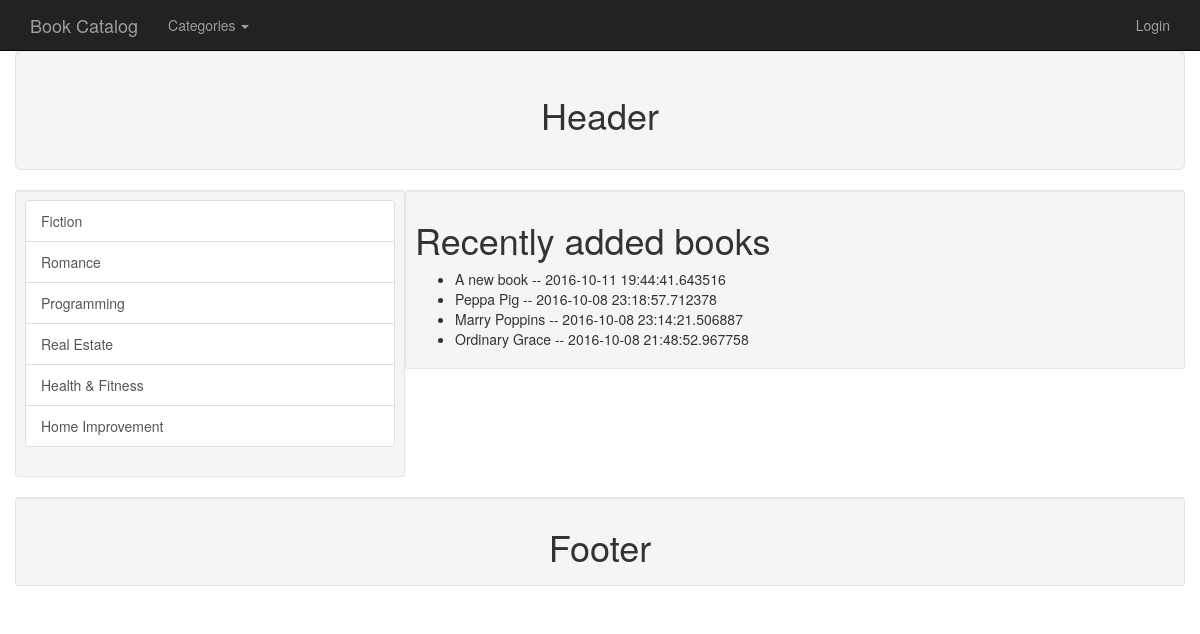
Before: /books with the older database file.
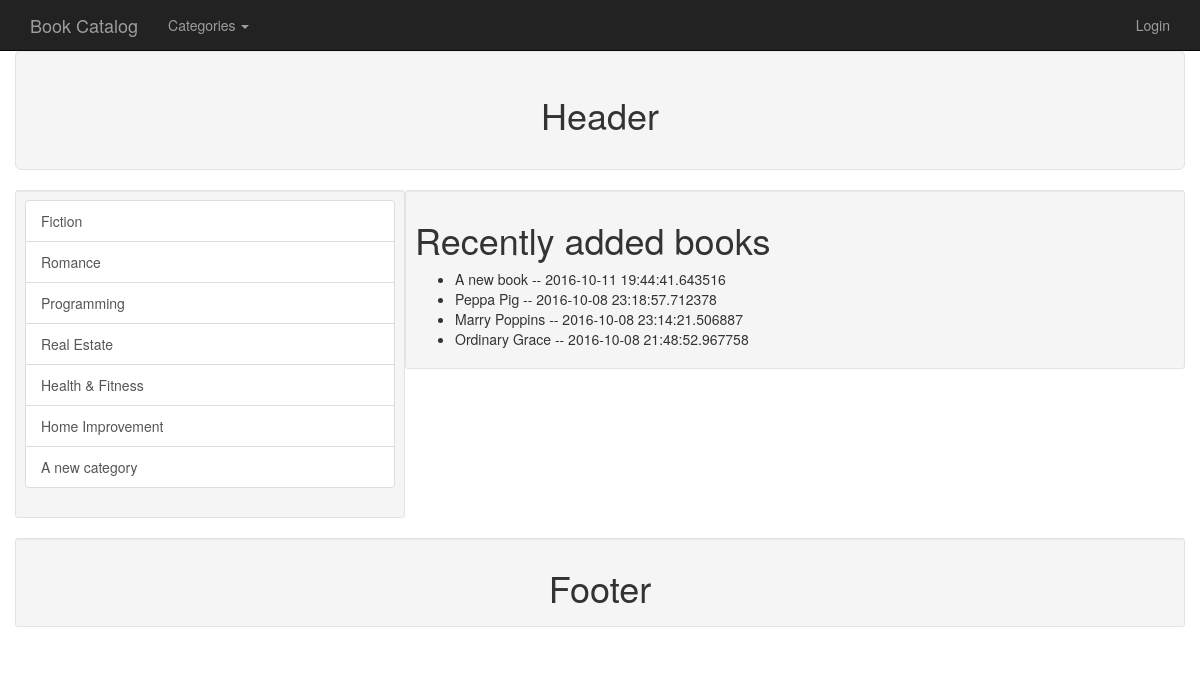
After: the same page with the newer database file.
### db_setup.py (models this page shows)
class Category(Base):
    __tablename__ = 'category'
    id = Column(Integer, primary_key=True)
    name = Column(String(250), nullable=False)

class Book(Base):
    __tablename__ = 'book'
    id = Column(Integer, primary_key = True)
    created = Column(DateTime, default=datetime.utcnow)
    name =Column(String(80), nullable = False)
    author = Column(String(80))
    description = Column(String(250))
    price = Column(String(8))
    image = Column(String(250))
    category_id = Column(Integer,ForeignKey('category.id'))
    category = relationship(Category)
    user_id = Column(Integer, ForeignKey('user.id'))
    user = relationship(User)

### app.py (the view)
@app.route('/')
@app.route('/books')
def showBooksFront():
    categories = db_controller.get_categories()
    books = db_controller.get_recent_books(5)
    return render_template('front.html', categories = categories,
                            recent_books = books)

### db_controller.py (called while the page is built)
def get_categories():
	categories = session.query(Category).all()
	return categories

def get_recent_books(num):
	books = session.query(Book).order_by(desc(Book.created)).limit(num)
	return books

### templates/front.html (shortened to what this page needs)
{% extends 'base.html' %}
{% block content %}
{% include 'navBar.html' %}
{% include 'header.html' %}
<div class="row">
    <div class="left-side-bar">
        <div class="well well-sm col-md-4">
            {% include 'categoryList.html' %}
        </div>
    </div>
    <div class="main-content">
        <div class="well well-sm col-md-8">
            <h1>Recently added books</h1>
            {% if recent_books %}
                <ul>
                {% for book in recent_books %}
                    <li>{{ book.name }}  --  {{ book.created }}</li>
                {% endfor %}
                </ul>
            {% endif %}
        </div>
    </div>
</div>
{% include 'footer.html' %}
{% endblock %}

### templates/base.html (shortened to what this page needs)
<!DOCTYPE html>
<html lang="en">
<head>
    <link rel="stylesheet" href="https://maxcdn.bootstrapcdn.com/bootstrap/3.3.7/css/bootstrap.min.css">
    <link rel="stylesheet" href="{{ url_for('static', filename='styles.css') }}">
</head>
<body>
    <div class="container">
    {% block content %}{% endblock %}
    </div>
</body>
</html>

### templates/navBar.html (shortened to what this page needs)
<nav class="navbar navbar-inverse navbar-fixed-top">
    <div class="container">
        <div class="navbar-header">
            <a class="navbar-brand" href="{{ url_for('showBooksFront') }}">Book Catalog</a>
        </div>
        <div id="navbar" class="navbar-collapse collapse">
            <ul class="nav navbar-nav">
                <li class="dropdown">
                    <a href="#" class="dropdown-toggle" data-toggle="dropdown" role="button" aria-haspopup="true" aria-expanded="false">Categories <span class="caret"></span></a>
                </li>
            </ul>
            <ul class="nav navbar-nav navbar-right">
                {% if session.username %}
                    <li><a href="#">Welcome {{ session.username }}</a></li>
                    <li><a href="/disconnect">Logout</a></li>
                {% else %}
                    <li><a href="{{ url_for('showLogin') }}">Login</a></li>
                {% endif %}
            </ul>
        </div>
    </div>
</nav>

### templates/header.html (shortened to what this page needs)
<div class="row">
    <div class="well well-lg col-md-12">
        <h1 class="text-center">Header</h1>
    </div>
</div>

### templates/categoryList.html
<div class="list-group">
    {% for category in categories %}
  <a href="{{ url_for('showBookCategory', book_cat_id = category.id) }}" class="list-group-item">{{ category.name }}</a>
    {% endfor %}
</div>

### templates/footer.html
<div class="row">
    <div class="well well-sm col-md-12">
        <h1 class="text-center">Footer</h1>
    </div>
</div>

### static/styles.css (style rules this page uses)
body { margin-top: 50px; }

Changed rows visible on the page:
added Category: name "A new category"
